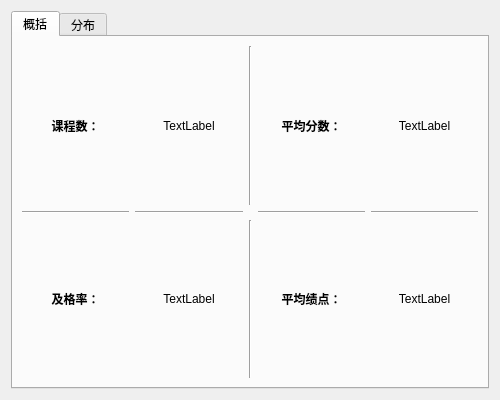
<?xml version="1.0" encoding="UTF-8"?>
<ui version="4.0">
 <class>Grade</class>
 <widget class="QDialog" name="Grade">
  <property name="geometry">
   <rect>
    <x>0</x>
    <y>0</y>
    <width>500</width>
    <height>400</height>
   </rect>
  </property>
  <property name="windowTitle">
   <string>成绩分析</string>
  </property>
  <layout class="QVBoxLayout" name="vlay">
   <item>
    <widget class="QTabWidget" name="tabWidget">
     <property name="currentIndex">
      <number>0</number>
     </property>
     <widget class="QWidget" name="tab1">
      <attribute name="title">
       <string>概括</string>
      </attribute>
      <layout class="QVBoxLayout" name="vlay1">
       <item>
        <layout class="QGridLayout" name="gird">
         <item row="3" column="0">
          <widget class="QLabel" name="hint3">
           <property name="font">
            <font>
             <bold>true</bold>
            </font>
           </property>
           <property name="text">
            <string>及格率：</string>
           </property>
           <property name="alignment">
            <set>Qt::AlignmentFlag::AlignCenter</set>
           </property>
          </widget>
         </item>
         <item row="1" column="0">
          <widget class="QLabel" name="hint1">
           <property name="font">
            <font>
             <bold>true</bold>
            </font>
           </property>
           <property name="text">
            <string>课程数：</string>
           </property>
           <property name="alignment">
            <set>Qt::AlignmentFlag::AlignCenter</set>
           </property>
          </widget>
         </item>
         <item row="1" column="4">
          <widget class="QLabel" name="info2">
           <property name="text">
            <string>TextLabel</string>
           </property>
           <property name="alignment">
            <set>Qt::AlignmentFlag::AlignCenter</set>
           </property>
          </widget>
         </item>
         <item row="1" column="2">
          <widget class="Line" name="vline1">
           <property name="orientation">
            <enum>Qt::Orientation::Vertical</enum>
           </property>
          </widget>
         </item>
         <item row="1" column="3">
          <widget class="QLabel" name="hint2">
           <property name="font">
            <font>
             <bold>true</bold>
            </font>
           </property>
           <property name="text">
            <string>平均分数：</string>
           </property>
           <property name="alignment">
            <set>Qt::AlignmentFlag::AlignCenter</set>
           </property>
          </widget>
         </item>
         <item row="1" column="1">
          <widget class="QLabel" name="info1">
           <property name="text">
            <string>TextLabel</string>
           </property>
           <property name="alignment">
            <set>Qt::AlignmentFlag::AlignCenter</set>
           </property>
          </widget>
         </item>
         <item row="3" column="1">
          <widget class="QLabel" name="info3">
           <property name="text">
            <string>TextLabel</string>
           </property>
           <property name="alignment">
            <set>Qt::AlignmentFlag::AlignCenter</set>
           </property>
          </widget>
         </item>
         <item row="3" column="2">
          <widget class="Line" name="vline2">
           <property name="orientation">
            <enum>Qt::Orientation::Vertical</enum>
           </property>
          </widget>
         </item>
         <item row="2" column="0">
          <widget class="Line" name="hline1">
           <property name="orientation">
            <enum>Qt::Orientation::Horizontal</enum>
           </property>
          </widget>
         </item>
         <item row="2" column="3">
          <widget class="Line" name="hline3">
           <property name="orientation">
            <enum>Qt::Orientation::Horizontal</enum>
           </property>
          </widget>
         </item>
         <item row="2" column="1">
          <widget class="Line" name="hline2">
           <property name="orientation">
            <enum>Qt::Orientation::Horizontal</enum>
           </property>
          </widget>
         </item>
         <item row="2" column="4">
          <widget class="Line" name="hline4">
           <property name="orientation">
            <enum>Qt::Orientation::Horizontal</enum>
           </property>
          </widget>
         </item>
         <item row="3" column="3">
          <widget class="QLabel" name="hint4">
           <property name="font">
            <font>
             <bold>true</bold>
            </font>
           </property>
           <property name="text">
            <string>平均绩点：</string>
           </property>
           <property name="alignment">
            <set>Qt::AlignmentFlag::AlignCenter</set>
           </property>
          </widget>
         </item>
         <item row="3" column="4">
          <widget class="QLabel" name="info4">
           <property name="text">
            <string>TextLabel</string>
           </property>
           <property name="alignment">
            <set>Qt::AlignmentFlag::AlignCenter</set>
           </property>
          </widget>
         </item>
        </layout>
       </item>
      </layout>
     </widget>
     <widget class="QWidget" name="tab2">
      <attribute name="title">
       <string>分布</string>
      </attribute>
      <layout class="QVBoxLayout" name="vlay2"/>
     </widget>
    </widget>
   </item>
  </layout>
 </widget>
 <resources/>
 <connections/>
</ui>
